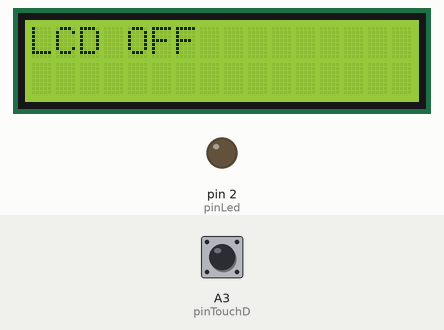
Bench run of a sketch on a simulated Arduino Uno, built with avr-gcc and run on an emulated ATmega328P. On the bench: 16×2 character LCD, output pins drawn as LEDs (lit = HIGH). The test bench sets the inputs (shaded band); at power-on: A3 (pinTouchD) LOW. Pins used as bus, display or sensor lines are not drawn.

Above: at 1.2 s.
1.3 s: A3 (pinTouchD) pulled HIGH for 0.15 s
At 1.38 s:
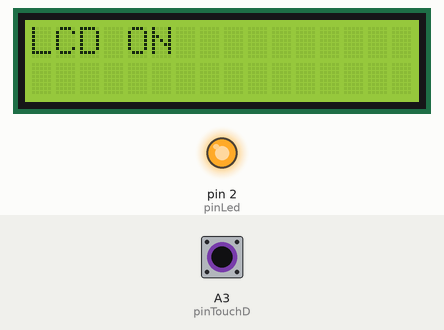
2.9 s: A3 (pinTouchD) pulled HIGH for 3.2 s
At 7.0 s:
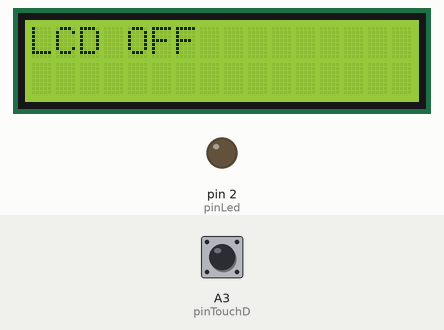
Timing chart, 0 to 8.5 s (numbered marks = the images above; inputs shaded):
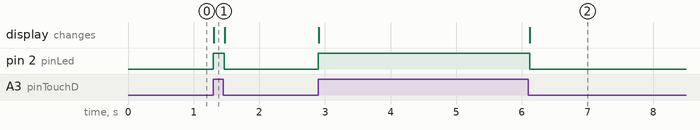

The sketch:

_12_Touch_application.ino
```cpp
#include <LiquidCrystal.h>

int pinGnd = A1;
int pinVcc = A2;
int pinTouchA = A0;
int pinTouchD = A3;
int pinLed = 2;

long timer1 = 0, timer2 = 0;
int touchFlag = 1;


// LCD control pin
// RS, RW, E
int aPinLcdCtrl[3] = {13, 12, 11};
// D0, D1, D2, D3, D4, D5, D6, D7
int aPinLcdData[8] = {10, 9, 8, 7, 6, 5, 4, 3};

LiquidCrystal lcd(13, 12, 11, 10, 9, 8, 7, 6, 5, 4, 3);

void setup() {
  pinMode(pinGnd, OUTPUT);
  pinMode(pinVcc, OUTPUT);
  pinMode(pinTouchD, INPUT);
  digitalWrite(pinGnd, LOW);
  digitalWrite(pinVcc, HIGH);

  pinMode(pinLed, OUTPUT);

  lcd.begin(16, 2);
}

void loop() {
  // put your main code here, to run repeatedly:
  // Touch check
  lcd.setCursor(0, 0);
  if(digitalRead(pinTouchD))
  {
    timer1 = millis();
    // 16.6ms High read
    if((timer1 - timer2) < 18)
    {
      if(touchFlag == 0)
      {
        digitalWrite(pinLed, HIGH);
        lcd.clear();
        lcd.print("LCD ON");
        touchFlag = 1;
      }
    }
    timer2 = timer1;
  }
  else
  {
    // always Low
    if((millis() - timer1) > 18)
    {
      if(touchFlag)
      {
        digitalWrite(pinLed, LOW);
        lcd.clear();
        lcd.print("LCD OFF");
        touchFlag = 0;
      }
    }
  }
}
```

Switch.cpp
```cpp
#include "Arduino.h"
#include "Switch.h"


/**
 * 스위치를 설정하는 함수 풀업 스위치에 지정한다.
 * @param pin 스위치에 연결된 핀 지정
 * @param led LED 에 연결된 핀 지정 기본값은 -1 이다.
*/
Switch::Switch(int8_t pin, int8_t led){
    _digitalPin = pin;
    _led = led;
    if(_led != -1) pinMode(_led, OUTPUT);
    pinMode(_digitalPin, INPUT);
}

void Switch::readSwitchChangeLed(int de)
{
    _buttonInput = digitalRead(_digitalPin);
    _button_curr_state = _buttonInput;
    if (_button_curr_state == HIGH && _button_prev_input == LOW && (millis()-_prevTime)>de){
        if(_led_state){
            _led_state = LOW;
        } else {
            _led_state = HIGH;
        }
        _prevTime = millis();
        digitalWrite(_led, _led_state);
    } else if (_button_curr_state == LOW && _button_prev_input == HIGH && (millis()-_prevTime)>de){
        _prevTime = millis();
    }
    _button_prev_input = _button_curr_state;
}

bool Switch::readSwitch(int de)
{
    _buttonInput = digitalRead(_digitalPin);
    _button_curr_state = _buttonInput;
    if (_button_curr_state == HIGH && _button_prev_input == LOW && (millis()-_prevTime)>de){
        _prevTime = millis();
        return true;
    } else if (_button_curr_state == LOW && _button_prev_input == HIGH && (millis()-_prevTime)>de){
        _prevTime = millis();
    }
    _button_prev_input = _button_curr_state;
    return false;
}

/**
 * DTC(delayed time check) 방법으로 스위치를 인식하는 함수
 * 어쩔 수 없이 전압의 변화가 있을 때 시간으로만 버튼을 인식
*/
bool Switch::readSwitchDTC(int de = 50)
{
if(digitalRead(_digitalPin)) {
    _prevTime = millis();
    // de ms High read
    if((_prevTime - _prevTime2) < de) {
      if(_flag == 0) {
        _flag = 1;
        return true;
      }
    }
    _prevTime2 = _prevTime;
  }
  else {
    // always Low
    if((millis() - _prevTime) > de) {
      if(_flag) {
        _flag = 0;
      }
    }
  }
  return false;
}
```

Switch.h
```cpp
#ifndef Switch_h
#define Switch_h
class Switch
{
  private:
    int _button_prev_input = LOW;
    int _button_curr_state = LOW;
    int _led_state = 0;
    int _digitalPin = NULL;
    int _buttonInput = 0;
    int _led = NULL;
    unsigned long _prevTime= 0;
    unsigned long _prevTime2= 0;
    bool _flag = false;

  public:
    Switch(int8_t pin, int8_t led = -1);
    void readSwitchChangeLed(int de = 50);
    bool readSwitch(int de = 50);
    bool readSwitchDTC(int de = 50);
};

#endif
```

Measured:
- after the input at 1.3 s, pin 2 (pinLed): LOW → HIGH at once, → LOW 0.17 s later; the display: changes at once (image 1)
- after the input at 2.9 s, pin 2 (pinLed): LOW → HIGH at once, → LOW 3.2 s later; the display: first changes at once (image 2 shows a later state)
